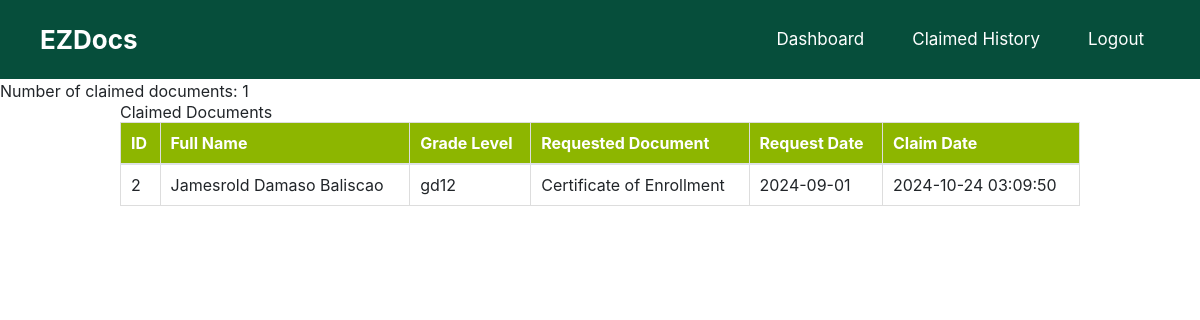
The app's page /backend/admin/claimed_history.php, older data.
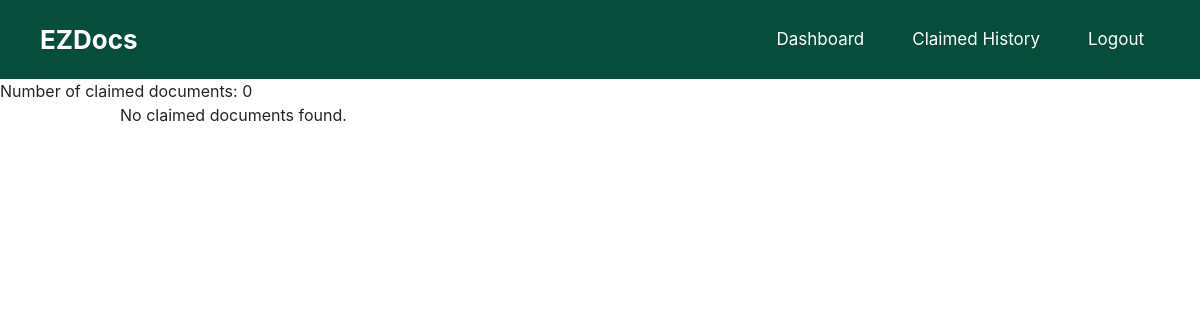
The same page, newer data.
### tables this page shows
CREATE TABLE `ezdrequesttbl` (
  `id` int(255) NOT NULL,
  `studentLRN` bigint(255) NOT NULL,
  `fullName` varchar(255) NOT NULL,
  `gradelvl` varchar(255) NOT NULL,
  `reqDoc` varchar(255) NOT NULL,
  `reqDate` date NOT NULL,
  `status` enum('pending','processing','ready','claimed') NOT NULL
);

### backend/admin/claimed_history.php (the view, shortened to what this page needs)
<?php
include("../../_conn/connection.php");
include("../../_includes/styles.php");
include("../../_includes/scripts.php");
?>
<!DOCTYPE html>
<html lang="en">
<head>
</head>
<body>
    <nav class="flex flex-row items-center justify-between px-10 py-4 bg-emerald-900">
        <h1 class="font-bold text-[26px] text-white">EZDocs</h1>
        <ul class="flex flex-row gap-x-4 !p-0 !m-0 list-none">
            <li>
                <a class="block text-white text-[17px] font-regular hover:no-underline px-3" href="../../adminui/dashboard.php">
                    Dashboard
                </a>
            </li>
            <li>
                <a class="block text-white text-[17px] font-regular hover:no-underline px-3" href="#">
                    Claimed History
                </a>
            </li>
            <li>
                <a class="block text-white text-[17px] font-regular hover:no-underline px-3" id="btnLogout" type="button">
                    Logout
                </a>
            </li>
        </ul>
    </nav>
    <?php
    try {
        $claimedQuery = "SELECT * FROM ezdrequesttbl WHERE status = 'claimed'";
        $claimedResult = mysqli_query($conn, $claimedQuery);
        $numRows = mysqli_num_rows($claimedResult);
        echo "<p>Number of claimed documents: $numRows</p>";
        if ($numRows > 0) {
            echo '<div class="table-container">';
            echo '<h2>Claimed Documents</h2>';
            echo '<table class="table table-hover" id="documentTableClaimed">
                    <thead>
                        <tr class="table-apple-green/  /">
                            <th scope="col">ID</th>
                            <th scope="col">Full Name</th>
                            <th scope="col">Grade Level</th>
                            <th scope="col">Requested Document</th>
                            <th scope="col">Request Date</th>
                            <th scope="col">Claim Date</th>
                        </tr>
                    </thead>
                    <tbody>';
            while ($claimedRow = mysqli_fetch_assoc($claimedResult)) {
                echo '<tr>';
                echo '<td>' . htmlspecialchars($claimedRow['id']) . '</td>';
                echo '<td>' . htmlspecialchars($claimedRow['fullName']) . '</td>';
                echo '<td>' . htmlspecialchars($claimedRow['gradelvl']) . '</td>';
                echo '<td>' . htmlspecialchars($claimedRow['reqDoc']) . '</td>';
                echo '<td>' . htmlspecialchars($claimedRow['reqDate']) . '</td>';
                echo '<td>' . date('Y-m-d H:i:s') . '</td>';
                echo '</tr>';
            }
            echo '</tbody></table></div>';
        } else {
            echo '<div class="table-container"><p>No claimed documents found.</p></div>';
        }
    } catch (Exception $e) {
        echo 'Error: ' . $e->getMessage();
    }
    ?>
</body>
</html>

### _includes/styles.php (shortened to what this page needs)
<link rel="stylesheet" href="https://cdn.jsdelivr.net/npm/bootstrap@4.0.0/dist/css/bootstrap.min.css">
<link rel="stylesheet" href="https://cdn.datatables.net/1.13.4/css/jquery.dataTables.min.css">
<link href="https://cdn.jsdelivr.net/npm/@sweetalert2/theme-dark@4/dark.css" rel="stylesheet">
<link rel="stylesheet" href="css/_global.css">

### _includes/scripts.php (shortened to what this page needs)
<script src="https://cdn.tailwindcss.com"></script>

### css/_global.css (style rules this page uses)
*, *::before, *::after { box-sizing: border-box; }

### backend/admin/claimed_history.php (style rules this page uses)
.table-container { width: 80%; margin: 0 auto; margin-bottom: 20px; }
.table-container table { width: 100%; border-collapse: collapse; }
.table-container th, .table-container td { padding: 10px; text-align: left; border: 1px solid #ddd; }
.table-container th { background-color: #8db600; color: #FFFFFF; }

Row changes from the older to the newer data that the page shows:
removed ezdrequesttbl: id "2", fullName "Jamesrold Damaso Baliscao", gradelvl "gd12", reqDoc "Certificate of Enrollment", reqDate "2024-09-01"
Text that changed along with them:
$numRows: "1" → "0"
text no longer shown: "Claimed Documents ID Full Name Grade Level Requested Document Request Date Claim Date"
text now shown: "No claimed documents found."
